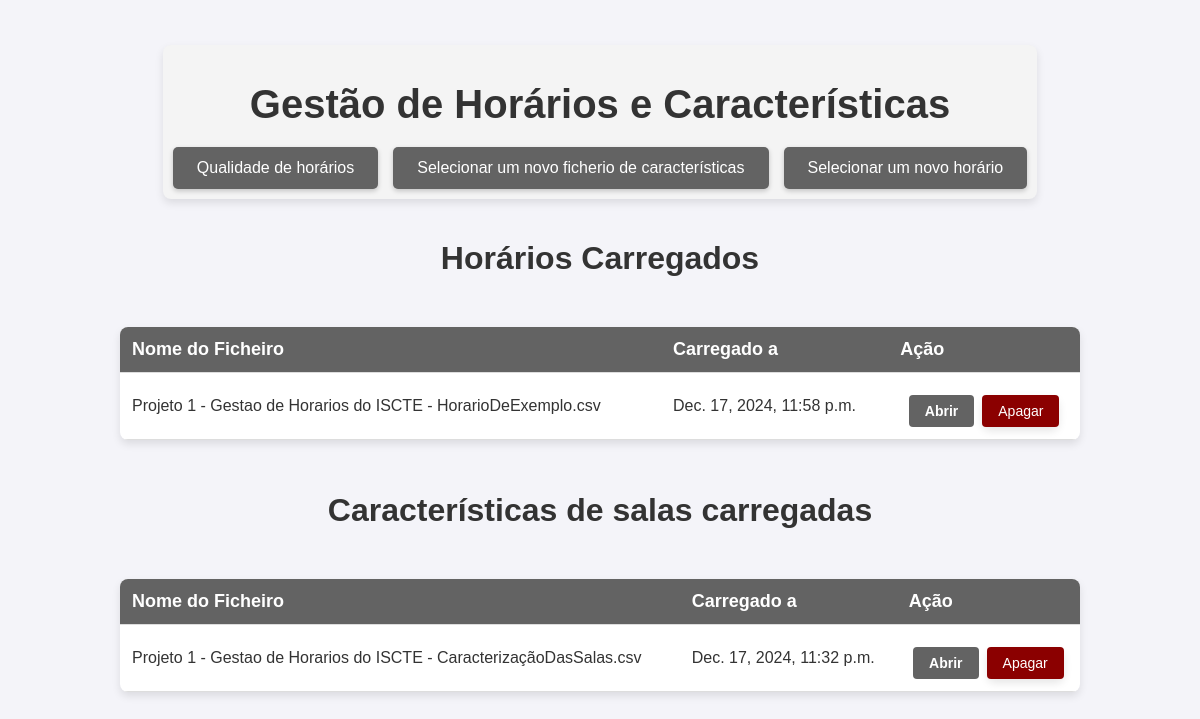
The app's page /, older data.
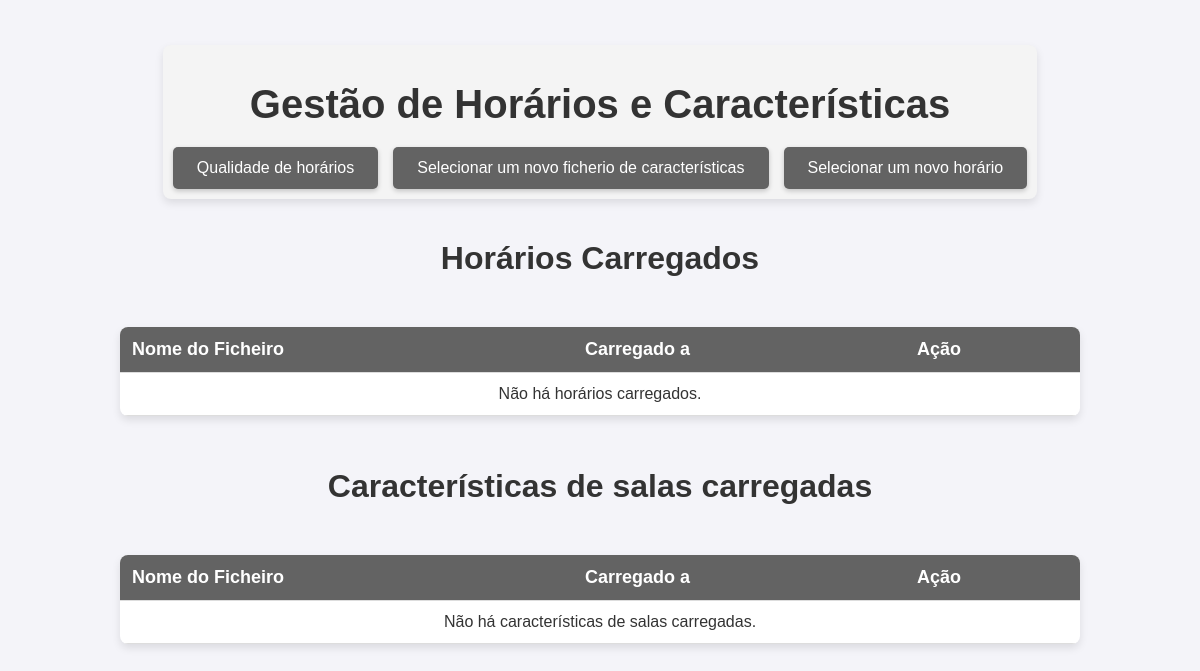
The same page, newer data.
### horariomanagerapp/models.py (models this page shows, shortened)
class Schedule(models.Model):
    name = models.CharField(max_length=200)
    file = models.FileField(upload_to='schedules/')
    uploaded_at = models.DateTimeField(auto_now_add=True)
    overcrowded = models.DecimalField(max_digits=5, decimal_places=2, null=True, blank=True, default=None)
    overlap = models.DecimalField(max_digits=5, decimal_places=2, null=True, blank=True, default=None)
    no_room = models.DecimalField(max_digits=5, decimal_places=2, null=True, blank=True, default=None)
    time_regulation = models.DecimalField(max_digits=5, decimal_places=2, null=True, blank=True, default=None)
    wrong_characteristics = models.DecimalField(max_digits=5, decimal_places=2, null=True, blank=True, default=None)

class Characteristics(models.Model):
    name = models.CharField(max_length=255)  # File name
    file = models.FileField(upload_to='characteristics/')  # Save to 'media/characteristics'
    uploaded_at = models.DateTimeField(auto_now_add=True)  # Automatically set upload timestamp

### horariomanagerapp/views.py (the view)
# urls.py: path('', views.schedule_list, name='schedule_list'),
def schedule_list(request):
    schedules = Schedule.objects.all()
    characteristics = Characteristics.objects.last()
    return render(request, 'schedule_list.html', {'schedules': schedules, 'characteristics': characteristics})

### horariomanagerapp/templates/schedule_list.html (shortened to what this page needs)
<!DOCTYPE html>
<html lang="en">
<head>
    {% load static %}
    <link rel="stylesheet" type="text/css" href="{% static 'horariomanagerapp/style.css' %}">
</head>
<body>
<div class="header-container">
    <h1 class="page-title">Gestão de Horários e Características</h1>
    <div class="button-group">
        <a href="{% url 'dashboard' %}" class="custom-file-input" style="text-decoration: none;">Qualidade de horários</a>
        <a href="{% url 'upload_characteristics' %}" class="custom-file-input" id="uploadLink" style="text-decoration: none;">Selecionar um novo ficherio de características</a>
        <a href="{% url 'upload_schedule' %}" class="custom-file-input" id="uploadLink" style="text-decoration: none;">Selecionar um novo horário</a>
    </div>
</div>
    <h1>Horários Carregados</h1>
    <table class="schedule-table">
    <thead>
        <tr>
            <th>Nome do Ficheiro</th>
            <th>Carregado a</th>
            <th>Ação</th>
        </tr>
    </thead>
    <tbody>
        {% if schedules %}
            {% for schedule in schedules %}
                <tr>
                    <td>{{ schedule.name }}</td>
                    <td>{{ schedule.uploaded_at }}</td>
                    <td>
                        <div class="button-container">
                            <a href="{% url 'schedule_detail' schedule.id %}" class="view-btn">Abrir</a>
                            <form method="POST" action="{% url 'delete_schedule' schedule.id %}" class="inline-form">
                                <button type="submit" class="table-delete-btn" onclick="return confirmDelete('{{ schedule.name|escapejs }}');">Apagar</button>
                            </form>
                        </div>
                    </td>
                </tr>
            {% endfor %}
        {% else %}
            <tr>
                <td colspan="3" style="text-align: center;">Não há horários carregados.</td>
            </tr>
        {% endif %}
    </tbody>
</table>
        <h1>Características de salas carregadas</h1>
    <table class="schedule-table">
        <thead>
            <tr>
                <th>Nome do Ficheiro</th>
                <th>Carregado a</th>
                <th>Ação</th>
            </tr>
        </thead>
        <tbody>
            {% if characteristics %}
                    <tr>
                        <td>{{ characteristics.name }}</td>
                        <td>{{ characteristics.uploaded_at }}</td>
                        <td>
                            <div class="button-container">
                                <a href="{% url 'characteristics_detail' characteristics.id %}" class="view-btn">Abrir</a>
                                <form method="POST" action="{% url 'delete_characteristics' characteristics.id %}" class="inline-form">
                                    <button type="submit" class="table-delete-btn" onclick="return confirmDelete('{{ characteristics.name|escapejs }}');">Apagar</button>
                                </form>
                            </div>
                        </td>
                    </tr>
            {% else %}
                <tr>
                    <td colspan="3" style="text-align: center;">Não há características de salas carregadas.</td>
                </tr>
            {% endif %}
        </tbody>
    </table>
<br><br>
</body>
</html>

Row changes from the older to the newer data that the page shows:
removed Schedule: name "Projeto 1 - Gestao de Horarios do ISCTE - HorarioDeExemplo.csv", uploaded_at "Dec. 17, 2024, 11:58 p.m."
removed Characteristics: name "Projeto 1 - Gestao de Horarios do ISCTE - CaracterizaçãoDasSalas.csv", uploaded_at "Dec. 17, 2024, 11:32 p.m."
Text that changed along with them:
text no longer shown: "Abrir Apagar"
text now shown: "Não há horários carregados. Não há características de salas carregadas."
